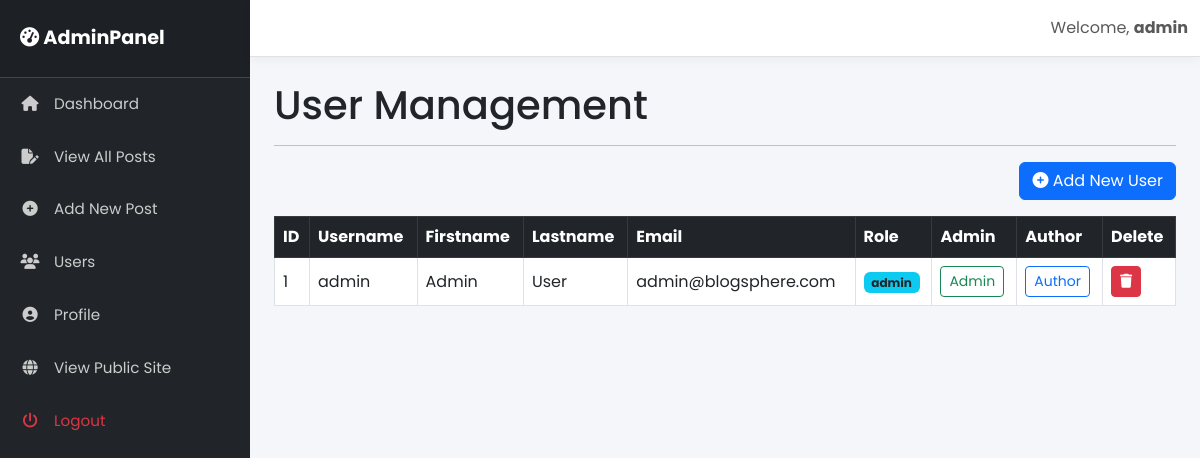
The page /admin/users.php (signed in) on the database its author committed.
### tables this page shows
CREATE TABLE IF NOT EXISTS `users` (
  `user_id` int(3) NOT NULL AUTO_INCREMENT,
  `username` varchar(255) NOT NULL,
  `user_password` varchar(255) NOT NULL,
  `user_firstname` varchar(255) DEFAULT NULL,
  `user_lastname` varchar(255) DEFAULT NULL,
  `user_email` varchar(255) NOT NULL,
  `user_image` text DEFAULT NULL,
  `user_role` varchar(255) NOT NULL,
  `randSalt` varchar(255) DEFAULT '$2y$10$iusesomecrazystrings22',
  PRIMARY KEY (`user_id`)
);

### admin/users.php (the view, shortened to what this page needs)
<?php include "includes/header.php"; ?>
<?php include "includes/navigation.php"; ?>
<h1 class="mt-4">User Management</h1>
<hr>
<?php
if(isset($_GET['source'])){
    $source = $_GET['source'];
} else {
    $source = '';
}
switch($source){
    ?>
    <?php
    default:
    ?>
    <div class="mb-3 text-end">
        <a href="users.php?source=add_user" class="btn btn-primary"><i class="fa-solid fa-plus-circle"></i> Add New User</a>
    </div>
    <div class="table-responsive">
        <table class="table table-hover table-bordered align-middle">
            <thead class="table-dark">
                <tr>
                    <th>ID</th>
                    <th>Username</th>
                    <th>Firstname</th>
                    <th>Lastname</th>
                    <th>Email</th>
                    <th>Role</th>
                    <th>Admin</th>
                    <th>Author</th>
                    <th>Delete</th>
                </tr>
            </thead>
            <tbody>
                <?php
                $query = "SELECT * FROM users";
                $stmt = $pdo->query($query);
                while($row = $stmt->fetch()){
                    $user_id = $row['user_id'];
                    $username = $row['username'];
                    $user_firstname = $row['user_firstname'];
                    $user_lastname = $row['user_lastname'];
                    $user_email = $row['user_email'];
                    $user_role = $row['user_role'];
                    echo "<tr>";
                    echo "<td>$user_id</td>";
                    echo "<td>$username</td>";
                    echo "<td>$user_firstname</td>";
                    echo "<td>$user_lastname</td>";
                    echo "<td>$user_email</td>";
                    echo "<td><span class='badge bg-info text-dark'>$user_role</span></td>";
                    echo "<td><a class='btn btn-outline-success btn-sm' href='users.php?change_to_admin={$user_id}'>Admin</a></td>";
                    echo "<td><a class='btn btn-outline-primary btn-sm' href='users.php?change_to_sub={$user_id}'>Author</a></td>";
                    echo "<td><a class='btn btn-danger btn-sm' onClick=\"javascript: return confirm('Are you sure you want to delete this user?'); \" href='users.php?delete={$user_id}'><i class='fa-solid fa-trash'></i></a></td>";
                    echo "</tr>";
                }
                ?>
            </tbody>
        </table>
    </div>
    <?php
    break;
}
?>
<?php include "includes/footer.php"; ?>

### admin/includes/header.php (style rules this page uses)
body { font-family: 'Poppins', sans-serif; background-color: #f4f6f9; overflow-x: hidden; }

### rows shown on the page
users: user_id "1", username "admin", user_firstname "Admin", user_lastname "User", user_email "admin@blogsphere.com", user_role "admin"

### other values the page prints
$_SESSION['username'] "admin"
